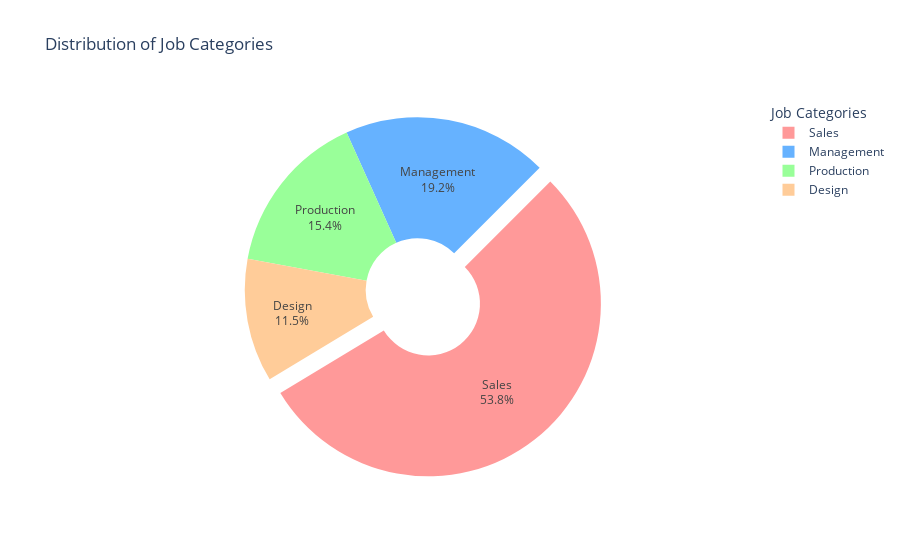

The notebook cell this image was saved under:
### Code cell
import plotly.graph_objects as go

job_mapping = {
    'Sales Representative': 'Sales',
    'Sales Manager': 'Sales',
    'Sales Associate': 'Sales',
    'Sales': 'Sales',
    'Manager': 'Management',
    'Chief Executive Officer': 'Management',
    'Chief Financial Officer': 'Management',
    'Vice President of Engineering': 'Management',
    'Vice President of Production': 'Management',
    'Vice President of Sales': 'Management',
    'Engineer': 'Engineering',
    'Engineering': 'Engineering',
    'Design Engineer': 'Design',
    'Designer': 'Design',
    'Production Technician': 'Production',
    'Production Supervisor': 'Production',
    'Production Control Manager': 'Production',
    'HR Specialist': 'Human Resources',
    'Human Resources': 'Human Resources',
    'Technician': 'Production',
    'Supervisor': 'Production',
    'Control': 'Production',
    'Document Control Assistant': 'Production',
    'Document Control Manager': 'Production'
}
df['HumanResources']['JobCategory'] = df['HumanResources']['JobTitle'].map(job_mapping)
job_counts = df['HumanResources']['JobCategory'].value_counts()

# creating pie graph
fig = go.Figure(data=[go.Pie(labels=job_counts.index, values=job_counts.values, hole=.3)])

# Emphasis on sales department
fig.update_traces(pull=[0.1 if category == 'Sales' else 0 for category in job_counts.index],
                  textinfo='label+percent',
                  marker=dict(colors=['#FF9999', '#66B2FF', '#99FF99', '#FFCC99', '#FFD700', '#ADFF2F', '#FF69B4']),
                  rotation=45)  

# design
fig.update_layout(title_text='Distribution of Job Categories',
                  showlegend=True,
                  legend_title="Job Categories")

fig.show()

### Figure 1 — Plotly figure (JSON) as saved in the notebook; plotly's stock layout.template omitted (floating-point values rounded to 4 significant figures)
{"data": [{"hole": 0.3, "labels": ["Sales", "Management", "Production", "Design"], "marker": {"colors": ["#FF9999", "#66B2FF", "#99FF99", "#FFCC99", "#FFD700", "#ADFF2F", "#FF69B4"]}, "pull": [0.1, 0, 0, 0], "rotation": 45, "textinfo": "label+percent", "type": "pie", "values": [14, 5, 4, 3]}], "layout": {"legend": {"title": {"text": "Job Categories"}}, "showlegend": true, "title": {"text": "Distribution of Job Categories"}}}
